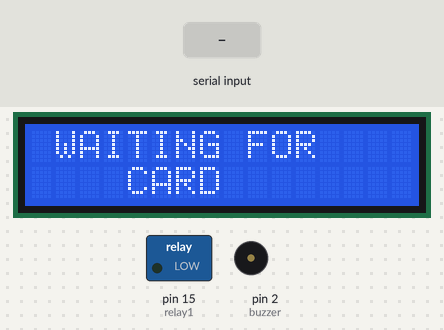
A sketch run on a simulated Arduino Uno, built with avr-gcc and run on an emulated ATmega328P. On the bench: 16×2 character LCD, switched loads named in the sketch (green lamp = pin HIGH), buzzer (waves = sounding, pin HIGH). The test bench sets the inputs (shaded band).

Above: at 3.2 s.
3.3 s: "4900F4F71953" received over Serial
At 4.3 s:
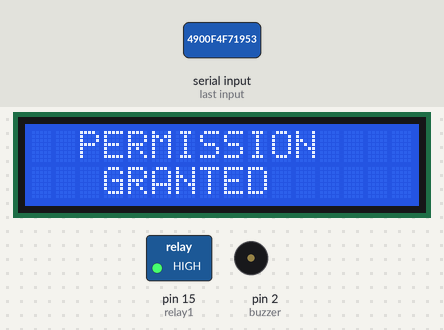
4.9 s: "1" received over Serial
At 6.45 s:
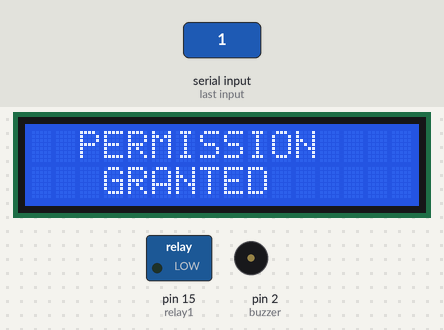
At 7.6 s:
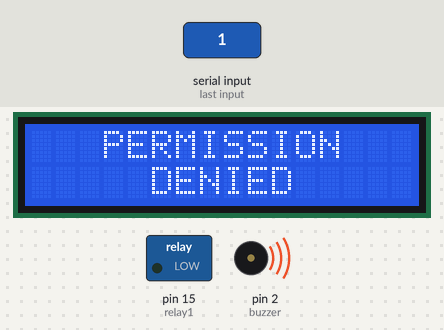
7.9 s: "0" received over Serial
10.9 s: "2" received over Serial
Timing chart, 0 to 17.0 s (numbered marks = the images above; inputs shaded):
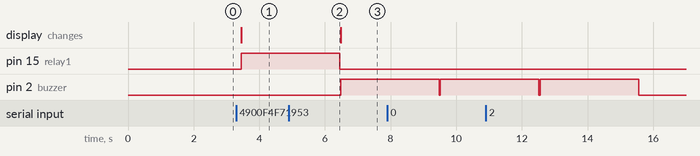

The sketch:

EXP9.ino
```cpp
#include <Wire.h>
#include <LiquidCrystal_I2C.h>
LiquidCrystal_I2C lcd(0x27,16,2);

int buzzer = 2;     // Connect LED to D6
int relay1 = 15;     // Connect LED to D6

String readdata;


void setup() {
Serial.begin(9600);
lcd.begin();
lcd.backlight();//To Power ON the back light
lcd.clear();//Clean the screen
lcd.setCursor(0,0);
lcd.print(" WAITING FOR");
lcd.setCursor(0,1);
lcd.print("    CARD");delay(2000);
pinMode(buzzer,OUTPUT);
pinMode(relay1,OUTPUT);
}


void loop()

{

  while (Serial.available())
  { //Check if there is an available byte to read
delay(10); //Delay added to make thing stable
char c = Serial.read(); //Conduct a serial read
readdata += c; //
}
if (readdata.length() > 0) {
int n=readdata.length();
if(readdata=="4900F4F71953")//KARTHI
{
  lcd.clear();
  lcd.setCursor(0,0);
  lcd.print("  PERMISSION");
  lcd.setCursor(0,1);
  lcd.print("   GRANTED");
   digitalWrite(relay1,HIGH);
    delay(3000);
   digitalWrite(relay1,LOW);
 }
 else
 {
  lcd.clear();
  lcd.setCursor(0,0);
  lcd.print("   PERMISSION");
  lcd.setCursor(0,1);
  lcd.print("     DENIED");
  digitalWrite(buzzer,HIGH);
  delay(3000);
  digitalWrite(buzzer,LOW);
 }

 }

readdata=""; //Reset the variable
 }
```

Measured:
- after the input at 3.3 s, pin 15 (relay1): LOW → HIGH after 0.15 s; the display: changes after 0.15 s (image 1)
- after the input at 4.9 s, pin 2 (buzzer): LOW → HIGH after 1.6 s; the display: changes after 1.6 s (image 3)
